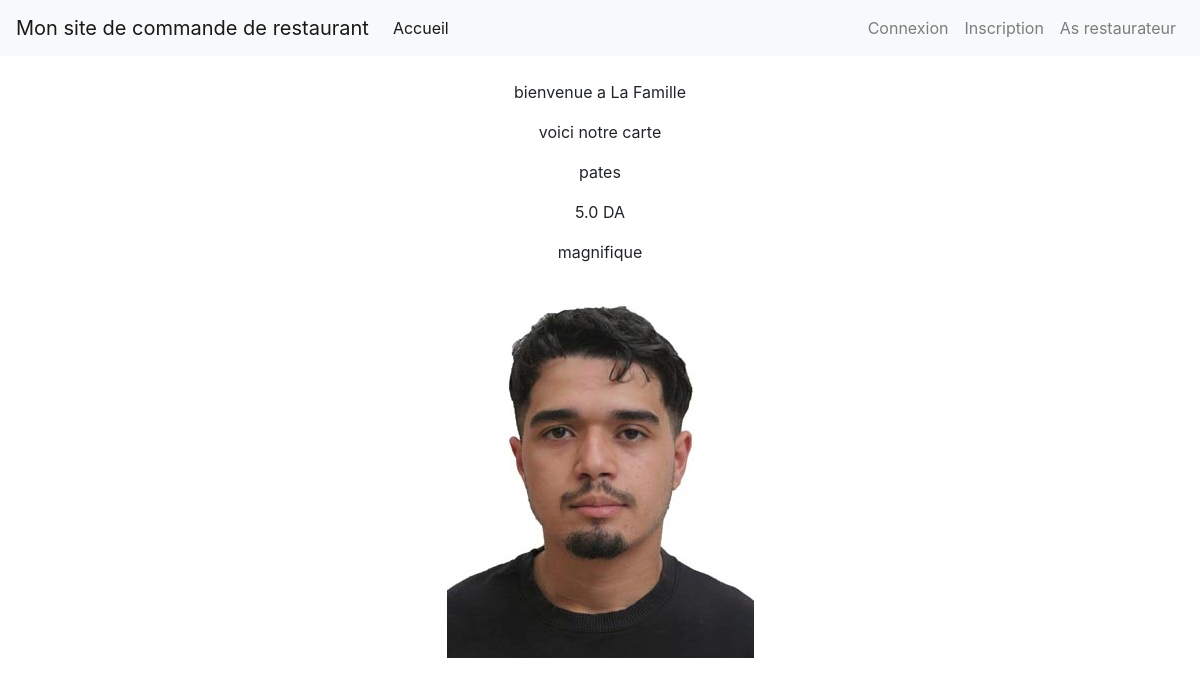
/1/, run on the app's committed database.
### app1/models.py (models this page shows, shortened)
class Restaurant(models.Model):
    proprietaire = models.ForeignKey('Restaurateur', on_delete=models.CASCADE, null=False, blank=True)
    resto_name = models.CharField(max_length=100)
    type = models.CharField(max_length=100, null=True, blank=True)
    phone_resto = models.CharField(max_length=15)
    mail_address = models.CharField(max_length=200)
    address = models.CharField(max_length=200)
    map_url = models.URLField(blank=True, null=True)

class Product(models.Model):
    name = models.CharField(max_length=128)
    slug = models.SlugField(unique=True, max_length=255, blank=True, null=True, editable=False)
    price = models.FloatField(default=0.0)
    description = models.TextField(blank=True)
    thumbnail = models.ImageField(upload_to="products", blank=True, null=True)
    restaurant = models.ForeignKey(Restaurant, on_delete=models.CASCADE, related_name='products')    # menu = models.ForeignKey(Menu, on_delete=models.CASCADE, related_name='products')

### app1/views.py (the view)
# urls.py: path('<int:pk>/', views.affichage_menu, name='menu'),
def affichage_menu(request, pk):
        resto = Restaurant.objects.get(id = pk)
        menu = Product.objects.filter(restaurant__resto_name  = resto.resto_name)
        return render(request, 'app1/menu.html', context={"menu": menu, "resto_name" : resto.resto_name})

### templates/app1/menu.html (shortened to what this page needs)
{%extends 'base.html'%}
{% block content %}
<center>
    <div>
        <p>bienvenue a {{ resto_name }}</p>
    {% for plat in menu %}
    <div>
        <p>voici notre carte</p>
        <p>{{ plat.name }}</p>
        <p>{{ plat.price }} DA</p>
        <p>{{ plat.description }}</p>
        {% if plat.thumbnail %}
                    <img src="{{ plat.thumbnail.url }}" alt="{{ plat.name }} Thumbnail">
         {% endif %}
    </div>
    </center>
    <br><br>
    {% endfor %}
{% endblock %}

### templates/base.html (style rules this page uses)
html { height: 100%; }
body { background-size: cover; background-repeat: no-repeat; background-position: center center; height: 100%; }

### data on the page
Restaurant: resto_name "La Famille"
Product: name "pates", price "5.0", description "magnifique", thumbnail (picture)
